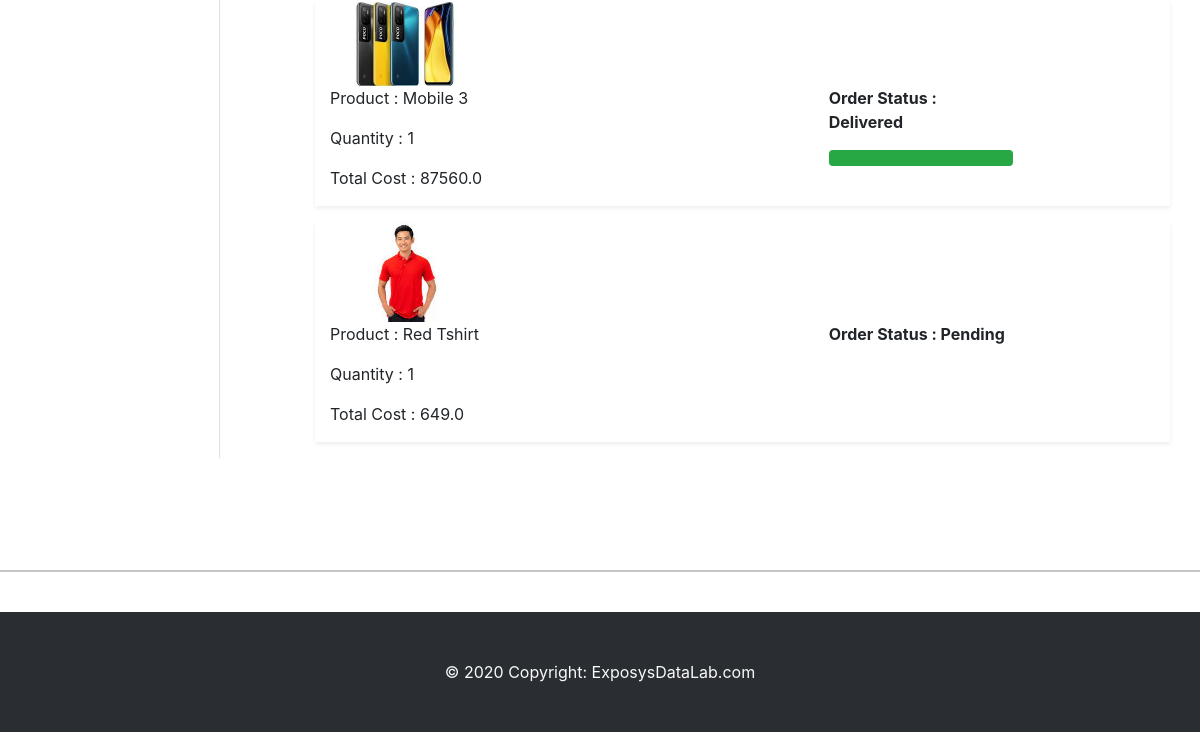
The app's page /orders/ (signed in, lower part), older data.
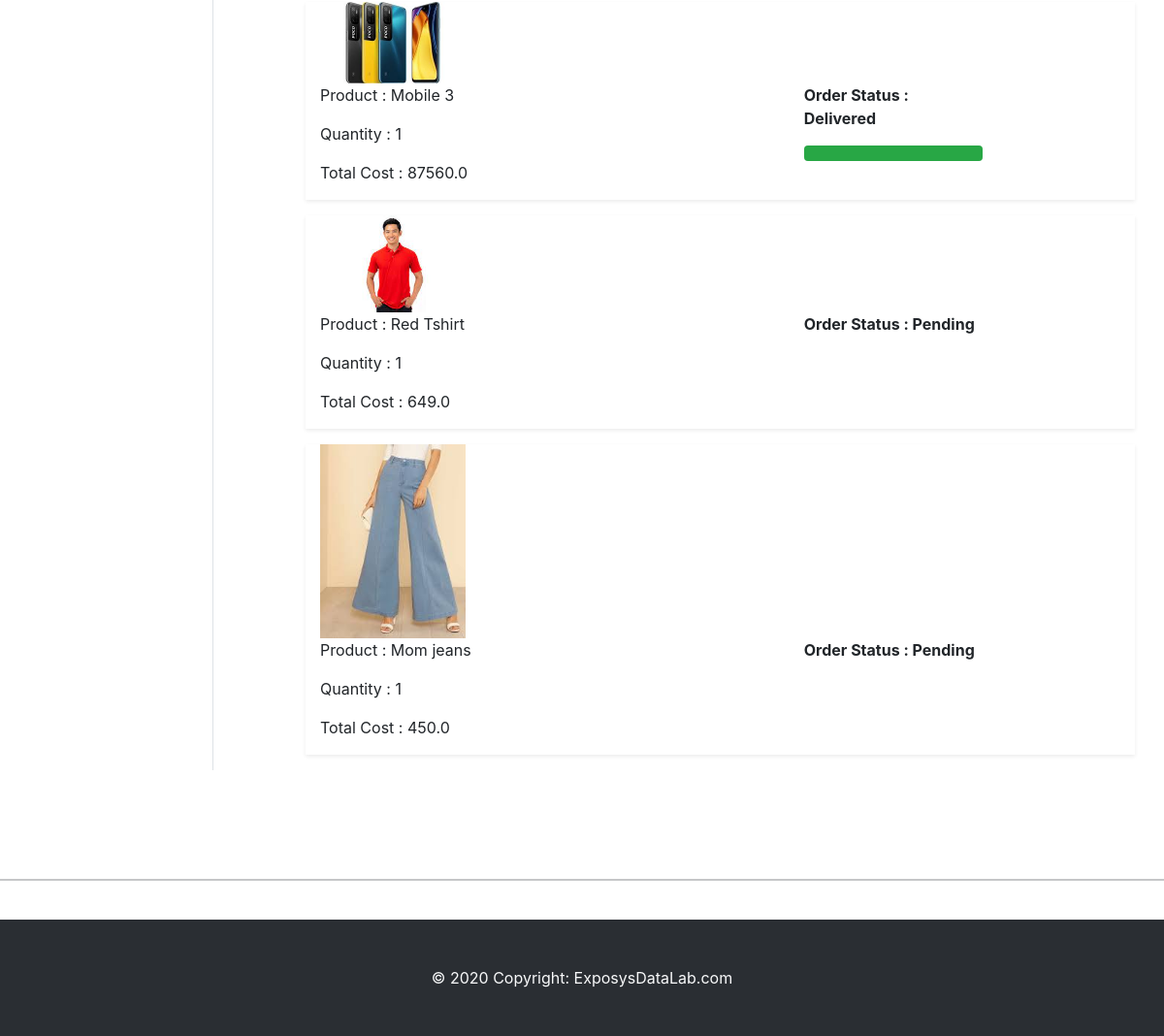
The same page, newer data.
### store/models.py (models this page shows, shortened)
class OrderPlaced(models.Model):
    user= models.ForeignKey(User,on_delete=models.CASCADE)
    customer = models.ForeignKey(Customer,on_delete=models.CASCADE)
    product= models.ForeignKey(Product,on_delete=models.CASCADE)
    quantity = models.PositiveIntegerField(default=1)
    status = models.CharField(choices=STATUS_CHOICES,max_length=50,default='Pending')
    @property
    def total_cost(self):
        return self.product.discounted_price * self.quantity

class Product(models.Model):
    title = models.CharField(max_length=200)
    selling_price = models.FloatField()
    discounted_price = models.FloatField()
    description = models.TextField()
    brand = models.CharField(max_length=200)
    category = models.CharField(choices=CATEGORY_CHOICES,max_length=2)
    product_image = models.ImageField(upload_to = 'productimg')

### store/views.py (the view)
# urls.py: path('orders/', views.orders, name='orders'),
def orders(request):
    op = OrderPlaced.objects.filter(user = request.user)
    cart_quantity = [p.quantity for p in Cart.objects.all() if p.user == request.user]
    total_cart_quantity = sum(cart_quantity)
    context = {'total_cart_quantity':total_cart_quantity , 'op':op}
    return render(request, 'store/orders.html',context)

### store/templates/store/orders.html (shortened to what this page needs)
{% extends 'store/base.html' %}
{% load static %}
{% block main-content %}
<div class="container my-5">
 <div class="row">
  <div class="col-sm-2 border-end">
  </div>
  <div class="col-sm-9 offset-sm-1">
   {% for o in op %}
    <div class="row shadow-sm mb-3">
            <div class="col-sm-12">
                <img src="{{o.product.product_image.url}}" alt="" srcset="" class="img-fluid" height="150" width="150">
            </div>
            <div class="col-sm-7">
                <p>Product : {{o.product.title}}</p>
                <p>Quantity : {{o.quantity}}</p>
                <p>Total Cost : {{o.total_cost}}</p>
            </div>
            <div class="col-sm-3 fw-bold">
                <p>Order Status : {{o.status}}</p>
                {% if o.status == 'Delivered' %}
                <div class="progress">
                    <div class="progress-bar bg-success" role="progressbar" style="width: 100%;" aria-valuenow="100" aria-valuemin="0" aria-valuemax="100" >
                    </div>
                </div>
                {% endif %}
            </div>
    </div>
    {% endfor %}
  </div>
 </div>
</div>
{% endblock main-content %}

Row changes from the older to the newer data that the page shows:
added OrderPlaced: product.product_image (picture), product "Mom jeans", quantity "1", total_cost "450.0", status "Pending"
